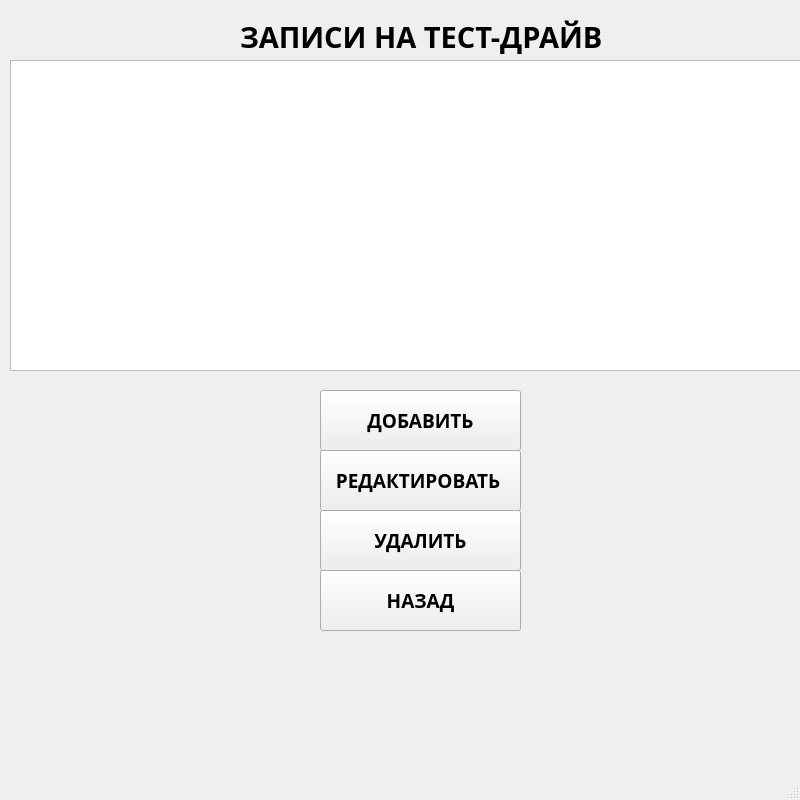
<?xml version="1.0" encoding="UTF-8"?>
<ui version="4.0">
 <class>manager_record_testdive</class>
 <widget class="QMainWindow" name="manager_record_testdive">
  <property name="geometry">
   <rect>
    <x>0</x>
    <y>0</y>
    <width>800</width>
    <height>800</height>
   </rect>
  </property>
  <property name="maximumSize">
   <size>
    <width>800</width>
    <height>800</height>
   </size>
  </property>
  <property name="windowTitle">
   <string>Записи</string>
  </property>
  <widget class="QWidget" name="centralwidget">
   <widget class="QPushButton" name="edit_rectest_button">
    <property name="geometry">
     <rect>
      <x>320</x>
      <y>450</y>
      <width>201</width>
      <height>61</height>
     </rect>
    </property>
    <property name="font">
     <font>
      <family>Tw Cen MT</family>
      <pointsize>14</pointsize>
      <weight>75</weight>
      <bold>true</bold>
     </font>
    </property>
    <property name="text">
     <string>РЕДАКТИРОВАТЬ </string>
    </property>
   </widget>
   <widget class="QPushButton" name="add_rectest_button">
    <property name="geometry">
     <rect>
      <x>320</x>
      <y>390</y>
      <width>201</width>
      <height>61</height>
     </rect>
    </property>
    <property name="font">
     <font>
      <family>Tw Cen MT</family>
      <pointsize>14</pointsize>
      <weight>75</weight>
      <bold>true</bold>
     </font>
    </property>
    <property name="text">
     <string>ДОБАВИТЬ</string>
    </property>
   </widget>
   <widget class="QLabel" name="label_6">
    <property name="geometry">
     <rect>
      <x>240</x>
      <y>0</y>
      <width>371</width>
      <height>74</height>
     </rect>
    </property>
    <property name="font">
     <font>
      <family>Tw Cen MT</family>
      <pointsize>22</pointsize>
      <weight>75</weight>
      <bold>true</bold>
     </font>
    </property>
    <property name="text">
     <string>ЗАПИСИ НА ТЕСТ-ДРАЙВ</string>
    </property>
   </widget>
   <widget class="QTableView" name="tableView">
    <property name="geometry">
     <rect>
      <x>10</x>
      <y>60</y>
      <width>801</width>
      <height>311</height>
     </rect>
    </property>
   </widget>
   <widget class="QPushButton" name="back_button">
    <property name="geometry">
     <rect>
      <x>320</x>
      <y>570</y>
      <width>201</width>
      <height>61</height>
     </rect>
    </property>
    <property name="font">
     <font>
      <family>Tw Cen MT</family>
      <pointsize>14</pointsize>
      <weight>75</weight>
      <bold>true</bold>
     </font>
    </property>
    <property name="text">
     <string>НАЗАД</string>
    </property>
   </widget>
   <widget class="QPushButton" name="delete_rectest_button">
    <property name="geometry">
     <rect>
      <x>320</x>
      <y>510</y>
      <width>201</width>
      <height>61</height>
     </rect>
    </property>
    <property name="font">
     <font>
      <family>Tw Cen MT</family>
      <pointsize>14</pointsize>
      <weight>75</weight>
      <bold>true</bold>
     </font>
    </property>
    <property name="text">
     <string>УДАЛИТЬ</string>
    </property>
   </widget>
  </widget>
  <widget class="QMenuBar" name="menubar">
   <property name="geometry">
    <rect>
     <x>0</x>
     <y>0</y>
     <width>800</width>
     <height>21</height>
    </rect>
   </property>
  </widget>
  <widget class="QStatusBar" name="statusbar"/>
 </widget>
 <resources/>
 <connections/>
</ui>
